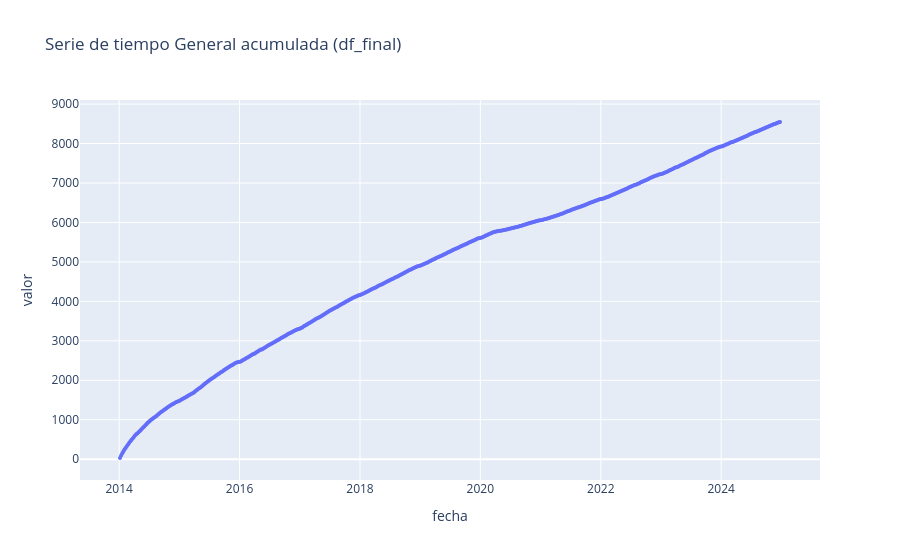

The cell this chart's notebook holds for it:
### Markdown cell above
### Box-Cox

### Code cell
from scipy import stats
df_boxcox = df_filtrado.copy()
serie_transformada, lambda_optimo = stats.boxcox(df_boxcox['valor'])
df_boxcox['valor'] = serie_transformada

x= 'fecha'
y= 'valor'
title = 'Serie de tiempo General acumulada (df_final)'
# Gráfica de línea con plotly / seaborn según selección del usuario
func.plot_timeseries(df_boxcox, x=x, y=y, title=title, plotly_engine=USE_PLOTLY)

### Figure 1 — Plotly figure (JSON) as saved in the notebook; plotly's stock layout.template omitted (floating-point values rounded to 4 significant figures; data arrays with more than 128 entries replaced by an {"elided": "..."} marker saying what was removed)
{"data": [{"customdata": {"elided": "573x1 int values"}, "hovertemplate": "fecha=%{x}<br>valor=%{y}<br>semana=%{customdata[0]}<extra></extra>", "legendgroup": "", "line": {"color": "#636efa", "dash": "solid"}, "marker": {"size": 4, "symbol": "circle"}, "mode": "lines+markers", "name": "", "orientation": "v", "showlegend": false, "type": "scatter", "x": {"elided": "573 str values"}, "xaxis": "x", "y": {"elided": "573 float values"}, "yaxis": "y"}], "layout": {"legend": {"tracegroupgap": 0}, "title": {"text": "Serie de tiempo General acumulada (df_final)"}, "xaxis": {"anchor": "y", "domain": [0, 1], "title": {"text": "fecha"}}, "yaxis": {"anchor": "x", "domain": [0, 1], "title": {"text": "valor"}}}}
